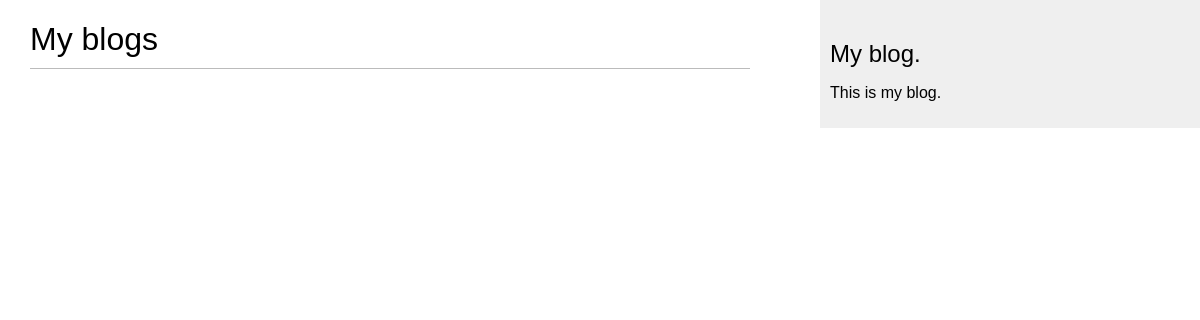
Before: /blog/ with the older database file.
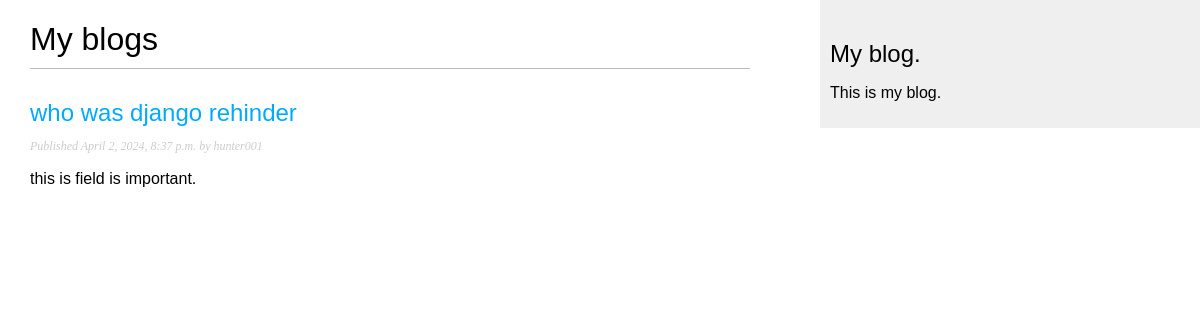
After: the same page with the newer database file.
### blog/models.py (models this page shows)
class Post(models.Model):
    class Status(models.TextChoices):
        DRAFT = 'DF','draft'
        PUBLISHED = 'PB','Published'
    title = models.CharField(max_length=250)
    slug = models.SlugField(max_length=250)
    author = models.ForeignKey(User,
                               on_delete=models.CASCADE,
                               related_name='blog_posts')
    body = models.TextField()
    publish = models.DateTimeField(default=timezone.now())
    created = models.DateTimeField(auto_now_add=True)
    updated = models.DateTimeField(auto_now=True)
    status = models.CharField(
        max_length=2,
        choices=Status.choices,
        default=Status.DRAFT
    )
    objects = models.Manager() # default manager
    published = PublishedManager() # custom manager
    class Meta:
        ordering = ['-publish']
        indexes = [
            models.Index(fields=['-publish']),
        ]
    def __str__(self):
        return self.title

### blog/views.py (the view)
# urls.py: path('',views.post_list,name='post_list'),
def post_list(request):
    posts = Post.published.all()
    print(posts)
    return render(
        request,
        'blog/post/list.html',
        {
            'posts':posts,
        }
    )

### blog/models.py (called while the page is built)
    def get_queryset(self):
        return super().get_queryset().filter(status=Post.Status.PUBLISHED)

### blog/templates/blog/post/list.html (shortened to what this page needs)
{% extends "blog/base.html" %}
{% block content %}
  <h1>My blogs</h1>
  {% for post in posts%}
    <h2>
    <a href="{% url 'blog:post_detail' post.id %}">{{post.title}}
    </a>
    </h2>
    <p class="date">
    Published {{post.publish}} by {{post.author}}
    </p>
    {{ post.body|truncatewords:30|linebreaks }}
  {% endfor %}
{% endblock %}

Changed rows visible on the page:
added Post: title "who was django rehinder", publish "April 2, 2024, 8:37 p.m.", author "hunter001", body "this is field is important."
